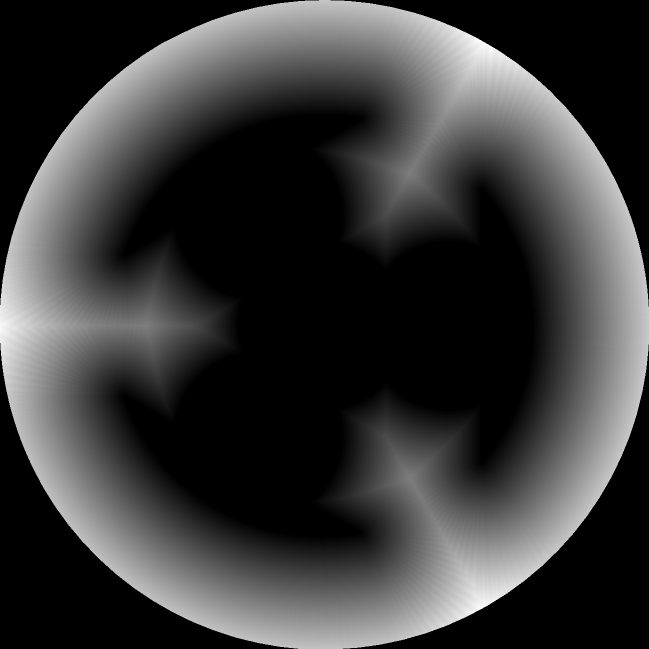
#> input picture approx_eucl_distance_image_full.png, 1298 x 1298 px, found by its file name (shown at 1/2 size)
$ python main.py   (older library calls are emulated)
#> lines starting #> are read from the running program, lines starting #| are printed output that depends on the picture
from typing import Tuple

import matplotlib

matplotlib.use("TkAgg")

import cv2
import matplotlib.animation as animation
import matplotlib.pyplot as plt
import numpy as np
from PIL import Image, ImageDraw
from tqdm import tqdm


# [179 lines left out: functions convert_to_binary_image, bordering_cells, find_taxicab_distance_to_well, find_distance_to_well, not called in this run]


def find_gradient(image: np.ndarray) -> np.ndarray:
    """
    finds the gradient of the grayscale image and returns it in the form array((image.shape,2))
    """
    # scale image down
    scale_down_factor = 255 / np.max(image)
    image_scaled = scale_down_factor * image.astype(np.float64)
    grad_x = cv2.Sobel(src=image_scaled, ddepth=cv2.CV_64F, dx=1, dy=0, ksize=9)
    grad_y = cv2.Sobel(src=image_scaled, ddepth=cv2.CV_64F, dx=0, dy=1, ksize=9)
    gradient = (
        1
        / scale_down_factor
        * np.stack(
            [
                np.transpose(grad_x.astype(np.float64)),
                np.transpose(grad_y.astype(np.float64)),
            ],
            axis=2,
        )
    )
    return gradient


def get_potential(image: np.ndarray) -> np.ndarray:
    return 10e-3 * (image.astype(np.float64)) ** 4


# [26 lines left out: function num_integrate, not called in this run]


def main():
    main_image = cv2.GaussianBlur(
        np.array(Image.open("approx_eucl_distance_image_full.png")), (27, 27), 0
    )
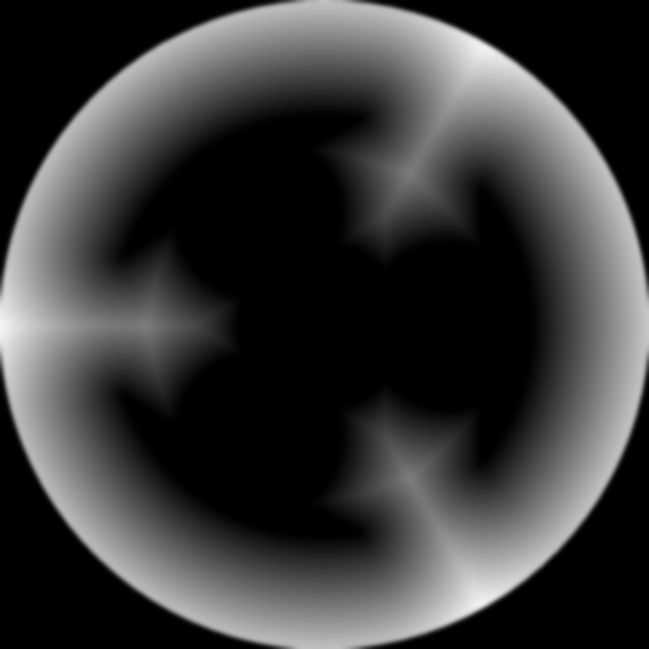
#> main_image: shape (1298, 1298) (shown at 1/2 size); min 0, max 244, mean 57.9
    distance_image = np.array(main_image)
    image_center = np.array(distance_image.shape) / 2
#> image_center = [649, 649]

    fig, (ax, ax2) = plt.subplots(1, 2, figsize=(20, 10))
    ax.set_xlim((0, distance_image.shape[1]))
    ax.set_ylim((0, distance_image.shape[0]))
    ax.set_aspect("equal")

    (trace,) = ax.plot([], [], linewidth=1)
    (arrow,) = ax.plot([], [])
    time_text = ax.text(0.05, 0.9, "", color="white")

    potential_field = get_potential(distance_image)
#> in get_potential, `return 10e-3 * (image.astype(np.float64)) ** 4`:
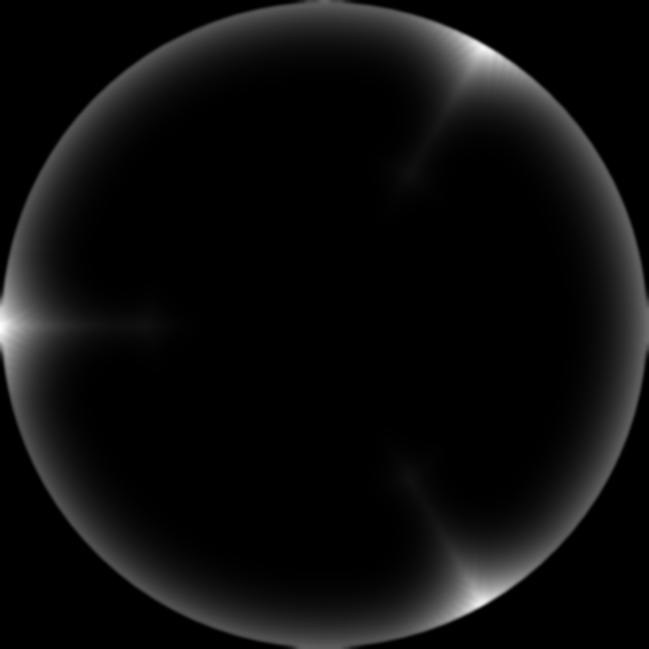
#> returned value: shape (1298, 1298) float64 (shown at 1/2 size); min 0, max 35445353, mean 1862801.5; drawn with min black and max white
    (potential_trace,) = ax2.plot([], [])
    ax2.set_xlim((0, 40))
    ax2.set_ylim((0, np.quantile(potential_field, 0.9)))

    # animation
    force = -find_gradient(potential_field)
#> in find_gradient, `scale_down_factor = 255 / np.max(image)`: scale_down_factor = 7.19e-06
#> in find_gradient, `grad_x = cv2.Sobel(src=image_scaled, ddepth=cv2.CV_64F, dx=1, dy=0, ks..`:
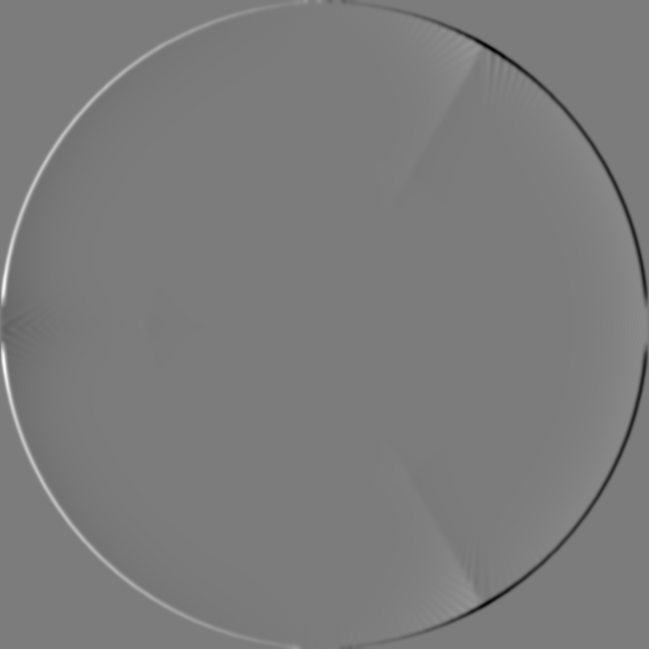
#> grad_x: shape (1298, 1298) float64 (shown at 1/2 size); min -522946.4, max 549438.3, mean -217.6; drawn with min black and max white
    print(f"max of potential is {np.max(potential_field)}")
#| max of potential is 35445352.96

    class SimulationState:
        def __init__(self):
            self.B = 2
            self.E_strength = 10
            self.angle = np.pi / 2
            self.q = 1
            # position and velocity are (x,y)
            self.pos = np.array([466.0, 805.0])
            self.vel = np.array([100.0, 0.0])
            self.dt = 0.01
            self.current_time = 0
            self.T_end = 1000
            self.N_points = int(self.T_end / self.dt)

        def update_parameters(self, potential_field: np.ndarray):
            int_position = (int(self.pos[0]), int(self.pos[1]))
            potential = potential_field[int(self.pos[1]), int(self.pos[0])]
            # self.dt = 1 / (self.vel[0] ** 2 + self.vel[1] ** 2) ** 0.5 + 0.001
            # self.B = 2 / (1 + potential)
            self.current_time += self.dt
            self.angle += 2 * np.pi * self.dt / 70
            F = (
                force[int_position]
                + self.q
                * self.E_strength
                * np.array([np.cos(self.angle), np.sin(self.angle)])
                + self.q * self.B * np.array([-self.vel[1], self.vel[0]])
            )
            # friction
            # F +=
            self.vel += F * self.dt
            self.pos += self.vel * self.dt

    # main simulation
    s = SimulationState()
    positions = np.zeros((s.N_points, 2))
    potentials = np.zeros(s.N_points)
    times = np.zeros(s.N_points)

    def animate(frame_index, s: SimulationState):
        s.update_parameters(potential_field)
        int_position = (int(s.pos[0]), int(s.pos[1]))
        positions[frame_index] = s.pos

        # draw to screen
        trace.set_data(positions[:frame_index, 0], positions[:frame_index, 1])
        # draw arrow in direction of E field
        arrow.set_data(
            [image_center[0], image_center[0] + 100 * np.cos(s.angle)],
            [image_center[1], image_center[1] + 100 * np.sin(s.angle)],
        )
        # text with progress
        time_text.set_text(
            f"""
            Progress: {frame_index/s.N_points:.4f}%
            Simulation time {s.current_time:.4f} s
            B is {s.B:.4f}
            dt is {s.dt:.4f}
            Potential is {potential_field[int_position]}
            position is {int_position}"""
        )

        potentials[frame_index] = potential_field[int_position]
        times[frame_index] = s.current_time
        potential_trace.set_data(times[:frame_index], potentials[:frame_index])
        return (
            trace,
            arrow,
            time_text,
            potential_trace,
        )

    log_potential_field = np.log(1 + potential_field)
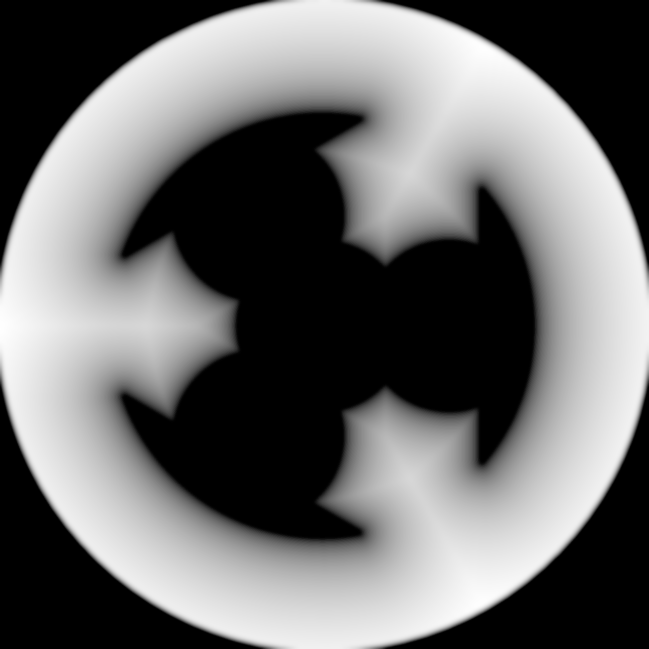
#> log_potential_field: shape (1298, 1298) float64 (shown at 1/2 size); min 0, max 17.38, mean 7.4; drawn with min black and max white
    # plt.imshow(255 / np.max(log_potential_field) * log_potential_field)
    ax.imshow(log_potential_field)
    ani = animation.FuncAnimation(
        fig,
        lambda frame_index: animate(frame_index, s),
        s.N_points,
        interval=0,
        blit=True,
    )
#> in update_parameters, `potential = potential_field[int(self.pos[1]), int(self.pos[0])]`: potential = 0
#> in update_parameters, `F = ( force[int_position] + self.q * self.E_strength * np.array([np.co..`: F = [-0.00898, 210]
#> in update_parameters, `self.vel += F * self.dt`: self.vel = [100, 2.1]
#> in update_parameters, `self.pos += self.vel * self.dt`: self.pos = [467, 805]
#> in animate, `int_position = (int(s.pos[0]), int(s.pos[1]))`: int_position = (466, 805)
    plt.show()
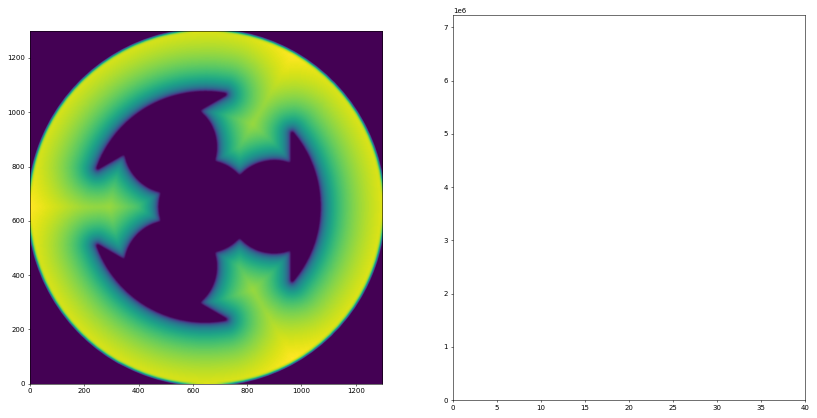
#> figure drawn by matplotlib, 2 panels


if __name__ == "__main__":
    main()
